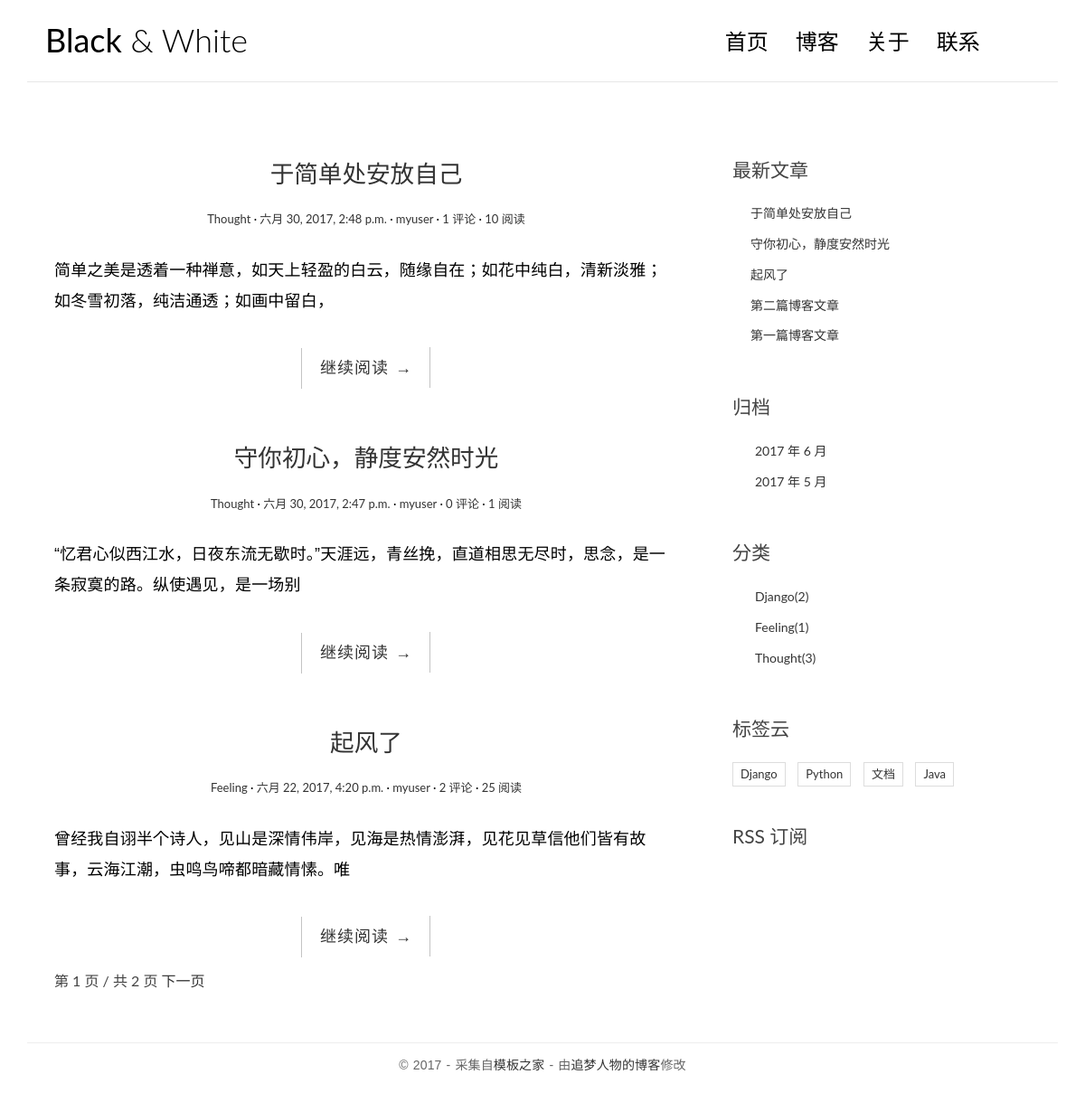
/, run on an earlier commit of the app's database.
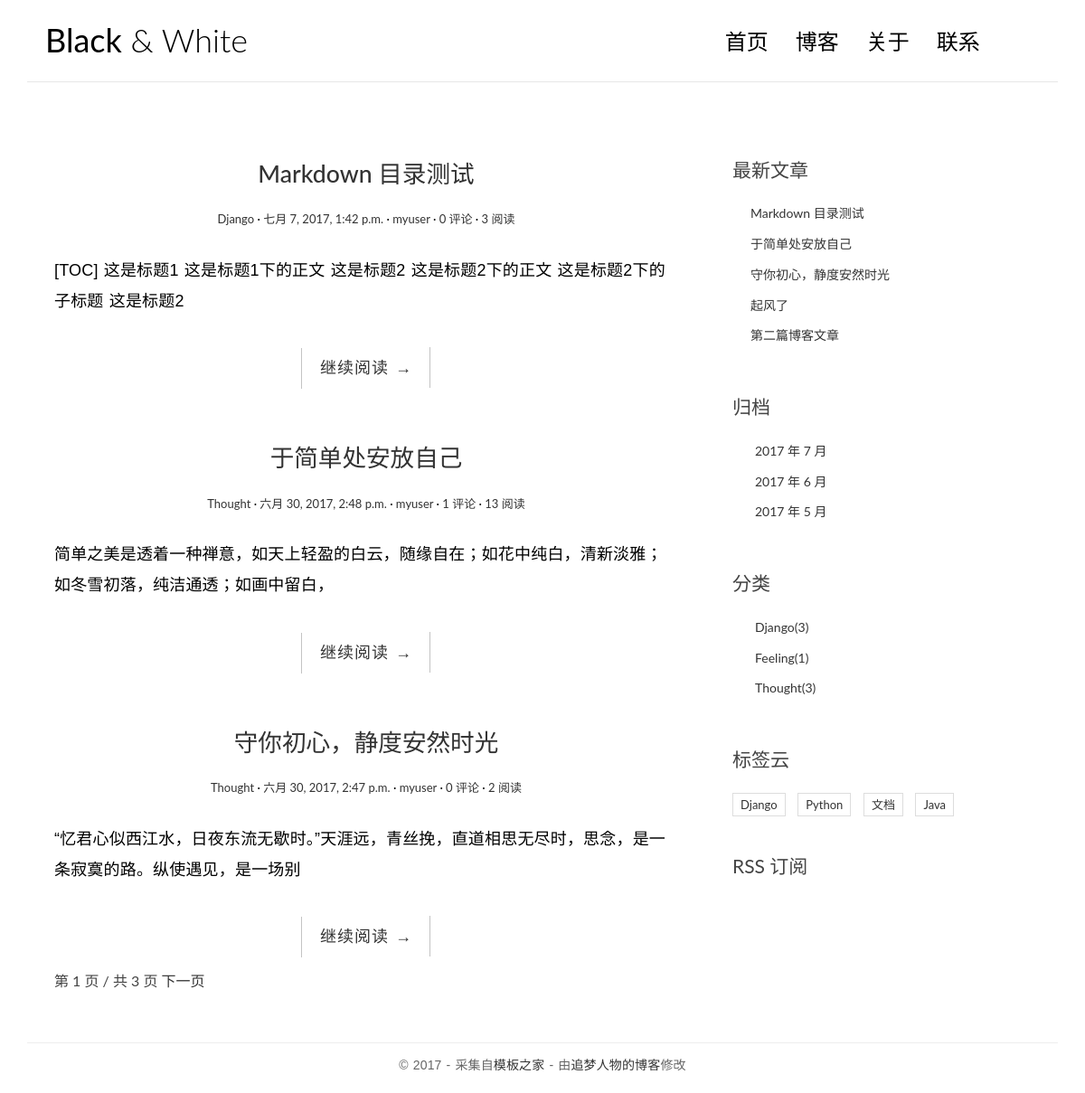
And on a later commit of the database.
### blog/models.py (models this page shows, shortened)
@python_2_unicode_compatible
class Post(models.Model):
    title = models.CharField(max_length=70)
    body = models.TextField()
    created_time = models.DateTimeField()
    modified_time = models.DateTimeField()
    excerpt = models.CharField(max_length=200, blank=True)
    category = models.ForeignKey(Category)
    tags = models.ManyToManyField(Tag, blank=True)
    author = models.ForeignKey(User)
    views = models.PositiveIntegerField(default=0)
    def get_absolute_url(self):
        return reverse('blog:detail', kwargs={'pk': self.pk})
    class Meta:
        ordering = ['-created_time']

@python_2_unicode_compatible
class Category(models.Model):
    name = models.CharField(max_length=100)

@python_2_unicode_compatible
class Tag(models.Model):
    name = models.CharField(max_length=100)

### blog/views.py (the view)
# urls.py: url(r'^$', views.IndexView.as_view(), name='index'),
class IndexView(ListView):
    model = Post
    template_name = 'blog/index.html'
    context_object_name = 'post_list'
    paginate_by = 3

### blog/templatetags/blog_tags.py (called while the page is built)
@register.simple_tag
def get_recent_posts(num=5):
    return Post.objects.all().order_by('-created_time')[:num]

@register.simple_tag
def archives():
    return Post.objects.dates('created_time', 'month', order='DESC')

@register.simple_tag
def get_categories():
    return Category.objects.annotate(num_posts=Count('post')).filter(num_posts__gt=0)

@register.simple_tag
def get_tags():
    return Tag.objects.annotate(num_posts=Count('post')).filter(num_posts__gt=0)

### templates/blog/index.html (shortened to what this page needs)
{% extends 'base.html' %}
{% block main %}
                {% for post in post_list %}
                <article class="post post-{{ post.pk }}">
                    <header class="entry-header">
                        <h1 class="entry-title">
                            <a href="{{ post.get_absolute_url }}">{{ post.title }}</a>
                        </h1>
                        <div class="entry-meta">
                            <span class="post-category"><a href="{% url 'blog:category' post.category.pk %}">{{ post.category.name }}</a></span>
                            <span class="post-date"><a href="#"><time class="entry-date"
                                                datetime="{{ post.created_time }}">{{ post.created_time }}</time></a></span>
                            <span class="post-author"><a href="#">{{ post.author }}</a></span>
                            <span class="comments-link"><a href="{{ post.get_absolute_url }}#comment-area">{{ post.comment_set.count }} 评论</a></span>
                            <span class="views-count"><a href="{{ post.get_absolute_url }}">{{ post.views }} 阅读</a></span>
                        </div>
                    </header>
                    <div class="entry-content clearfix">
                        <p>{{ post.excerpt}}</p>
                        <div class="read-more cl-effect-14">
                            <a href="{{ post.get_absolute_url }}" class="more-link">继续阅读 <span class="meta-nav">→</span></a>
                        </div>
                    </div>
                </article>
                {% empty %}
                    <div class="no-post">暂时还没有发布的文章！</div>
                {% endfor %}
                {% if is_paginated %}
                <div class="pagination-simple">
                    <span class="current">第 {{ page_obj.number }} 页 / 共 {{ paginator.num_pages }} 页</span>
                    {% if page_obj.has_next %}
                    <a href="?page={{ page_obj.next_page_number }}">下一页</a>
                    {% endif %}
                </div>
                {% endif %}
{% endblock main %}

### templates/base.html (shortened to what this page needs)
{% load staticfiles %}
{% load blog_tags %}
<!DOCTYPE html>
<html>
<head>
    <link rel="stylesheet" href="{% static 'blog/css/bootstrap.min.css' %}">
    <link rel="stylesheet" href="http://code.ionicframework.com/ionicons/2.0.1/css/ionicons.min.css">
    <link rel="stylesheet" href="{% static 'blog/css/pace.css' %}">
    <link rel="stylesheet" href="{% static 'blog/css/custom.css' %}">
    <link rel="stylesheet" href="{% static 'blog/css/highlights/github.css' %}">
</head>
<body>
<div class="container">
    <header id="site-header">
        <div class="row">
            <div class="col-md-4 col-sm-5 col-xs-8">
                <div class="logo">
                    <h1><a href="{% url 'blog:index' %}"><b>Black</b> &amp; White</a></h1>
                </div>
            </div>
            <div class="col-md-8 col-sm-7 col-xs-4">
                <nav class="main-nav" role="navigation">
                    <div class="collapse navbar-collapse" id="bs-example-navbar-collapse-1">
                        <ul class="nav navbar-nav navbar-right">
                            <li class="cl-effect-11"><a href="{% url 'blog:index' %}" data-hover="首页">首页</a></li>
                            <li class="cl-effect-11"><a href="full-width.html" data-hover="博客">博客</a></li>
                            <li class="cl-effect-11"><a href="about.html" data-hover="关于">关于</a></li>
                            <li class="cl-effect-11"><a href="contact.html" data-hover="联系">联系</a></li>
                        </ul>
                    </div>
                </nav>
            </div>
        </div>
    </header>
</div>
<div class="content-body">
    <div class="container">
        <div class="row">
            <main class="col-md-8">
                {% block main %}
                {% endblock main %}
            </main>
            <aside class="col-md-4">
                 <div class="widget widget-recent-posts">
                    <h3 class="widget-title">最新文章</h3>
                    {% get_recent_posts as recent_post_list %}
                    <ul>
                        {% for post in recent_post_list %}
                            <li>
                                <a href="{{ post.get_absolute_url }}">{{ post.title }}</a>
                            </li>
                        {% empty %}
                            暂无文章！
                        {% endfor %}
                    </ul>
                </div>
                 <div class="widget widget-archives">
                    <h3 class="widget-title">归档</h3>
                     {% archives as date_list %}
                    <ul>
                        {% for date in date_list %}
                        <li>
                            <a href="{% url 'blog:archives' date.year date.month %}">{{ date.year }} 年 {{ date.month }} 月</a>
                        </li>
                        {% empty %}
                        暂无归档！
                        {% endfor %}
                    </ul>
                </div>
                <div class="widget widget-category">
                    <h3 class="widget-title">分类</h3>
                    {% get_categories as category_list%}
                    <ul>
                        {% for category in category_list %}
                        <li>
                            <a href="{% url 'blog:category' category.pk %}">{{ category.name }}<span class="post-count">({{ category.num_posts }})</span></a>
                        </li>
                        {% empty %}
                        暂无分类!
                        {% endfor %}
                    </ul>
                </div>
                <div class="widget widget-tag-cloud">
                    <h3 class="widget-title">标签云</h3>
                    {% get_tags as tag_list %}
                    <ul>
                        {% for tag in tag_list %}
                        <li>
                            <a href="{% url 'blog:tag' tag.pk %}">{{ tag.name }}</a>
                        </li>
                        {% empty %}
                        暂无标签！
                        {% endfor %}
                    </ul>
                </div>
                <div class="rss">
                    <a href="{% url 'rss' %}"> RSS 订阅</a>
                </div>
            </aside>
        </div>
    </div>
</div>
<footer id="site-footer">
    <div class="container">
        <div class="row">
            <div class="col-md-12">
                <p class="copyright">&copy 2017 - 采集自<a href="http://www.cssmoban.com/"
                                                        target="_blank" title="模板之家">模板之家</a>
                    - 由<a href="http://zmrenwu.com/" title="网页模板" target="_blank">追梦人物的博客</a>修改
                </p>
            </div>
        </div>
    </div>
</footer>
</body>
</html>

### blog/static/blog/css/custom.css (style rules this page uses)
* { outline: none; }
h1, h2, h3, h4, h5, h6 { margin-top: 0; }
b { font-weight: 400; }
a { color: #333; }
body { color: #444; font-family: 'Lato', sans-serif; }
p { font-family: 'Ubuntu', sans-serif; font-weight: 400; word-spacing: 1px; letter-spacing: 0.01em; }
#site-header { background-color: #FFF; padding: 25px 20px; margin-bottom: 40px; border-bottom: 1px solid #e7e7e7; }
.logo h1 a { color: #000; }
.logo h1 { margin: 0; font-family: 'Lato', sans-serif; font-weight: 300; }
.main-nav { margin-top: 11px; max-width: 95%; }
.main-nav a { color: #000000 !important; padding: 0 0 5px 0 !important; margin-right: 30px; font-family: 'Lato', sans-serif; font-weight: 300; font-size: 24px; }
.cl-effect-11 a { padding: 10px 0; color: #0972b4; text-shadow: none; }
.cl-effect-11 a::before { position: absolute; top: 0; left: 0; overflow: hidden; padding: 0 0 5px 0 !important; max-width: 0; border-bottom: 1px solid #000; color: #000; content: attr(data-hover); white-space: nowrap; -webkit-transition: max-width 0.5s; -moz-transition: max-width 0.5s; transition: max-width 0.5s; }
.content-body { padding-bottom: 4em; }
.post { background: #fff; padding: 30px 30px 0; }
.entry-title { text-align: center; font-size: 1.9em; margin-bottom: 20px; line-height: 1.6; padding: 10px 20px 0; }
.entry-meta { text-align: center; color: #DDDDDD; font-size: 13px; margin-bottom: 30px; }
.entry-content { font-size: 18px; line-height: 1.9; font-weight: 300; color: #000; }
.post-category::after, .post-date::after, .post-author::after, .comments-link::after { content: ' ·'; color: #000; }
.read-more { font-family: 'Ubuntu', sans-serif; font-weight: 400; word-spacing: 1px; letter-spacing: 0.01em; text-align: center; margin-top: 20px; }
.cl-effect-14 a { padding: 0 20px; height: 45px; line-height: 45px; position: relative; display: inline-block; margin: 15px 25px; letter-spacing: 1px; font-weight: 400; text-shadow: 0 0 1px rgba(255, 255, 255, 0.3); }
.cl-effect-14 a::before, .cl-effect-14 a::after { position: absolute; width: 45px; height: 1px; background: #C3C3C3; content: ''; -webkit-transition: all 0.3s; -moz-transition: all 0.3s; transition: all 0.3s; pointer-events: none; }
.cl-effect-14 a::before { top: 0; left: 0; -webkit-transform: rotate(90deg); -moz-transform: rotate(90deg); transform: rotate(90deg); -webkit-transform-origin: 0 0; -moz-transform-origin: 0 0; transform-origin: 0 0; }
.cl-effect-14 a::after { right: 0; bottom: 0; -webkit-transform: rotate(90deg); -moz-transform: rotate(90deg); transform: rotate(90deg); -webkit-transform-origin: 100% 0; -moz-transform-origin: 100% 0; transform-origin: 100% 0; }
.widget { background: #fff; padding: 30px 0 0; }
.widget-title { font-size: 1.5em; margin-bottom: 20px; line-height: 1.6; padding: 10px 0 0; font-weight: 400; }
.widget-recent-posts ul { padding: 0; margin: 0; padding-left: 20px; }
.widget-recent-posts ul li { list-style-type: none; position: relative; line-height: 170%; margin-bottom: 10px; }
.widget-recent-posts ul li::before { content: '\f3d3'; font-family: "Ionicons"; position: absolute; left: -17px; top: 3px; font-size: 16px; color: #000; }
.widget-archives ul { padding: 0; margin: 0; padding-left: 25px; }
.widget-archives ul li { list-style-type: none; position: relative; line-height: 170%; margin-bottom: 10px; }
.widget-archives ul li::before { content: '\f3f3'; font-family: "Ionicons"; position: absolute; left: -25px; top: 1px; font-size: 16px; color: #000; }
.widget-category ul { padding: 0; margin: 0; padding-left: 25px; }
.widget-category ul li { list-style-type: none; position: relative; line-height: 170%; margin-bottom: 10px; }
.widget-category ul li::before { content: '\f3fe'; font-family: "Ionicons"; position: absolute; left: -25px; top: 1px; font-size: 18px; color: #000; }
.widget-tag-cloud ul { padding: 0; margin: 0; margin-right: -10px; }
.widget-tag-cloud ul li { list-style-type: none; font-size: 13px; display: inline-block; margin-right: 10px; margin-bottom: 10px; padding: 3px 8px; border: 1px solid #ddd; }
.rss { font-size: 21px; margin-top: 30px; }
.rss a { color: #444; }
#site-footer { padding-top: 10px; padding: 0 0 1.5em 0; }
.copyright { text-align: center; padding-top: 1em; margin: 0; border-top: 1px solid #eee; color: #666; }
.pagination-simple { padding-left: 30px; font-size: 16px; }

What changed in the data, as far as the page shows it:
no longer on one of the page's lists (row unchanged): Post: title "起风了", category.name "Feeling", created_time "六月 22, 2017, 4:20 p.m.", author "myuser", comment_set.count "2", views "25", excerpt "曾经我自诩半个诗人，见山是深情伟岸，见海是热情澎湃，见花见草信他们皆有故事，云海江潮，虫鸣鸟啼都暗藏情愫。唯"
no longer on this page (row edited): Post: title "第一篇博客文章", shown under "最新文章"
added Post: title "Markdown 目录测试", category.name "Django", created_time "七月 7, 2017, 1:42 p.m.", author "myuser", comment_set.count "0", views "3", excerpt "[TOC] 这是标题1 这是标题1下的正文 这是标题2 这是标题2下的正文 这是标题2下的子标题 这是标题2"
changed Post "于简单处安放自己": views "10" → "13"
changed Post "守你初心，静度安然时光": views "1" → "2"
computed for Category "Django": num_posts "2" → "3"
Also different on the page:
{{ paginator.num_pages }}: "2" → "3"
new list line: "2017 年 7 月"
